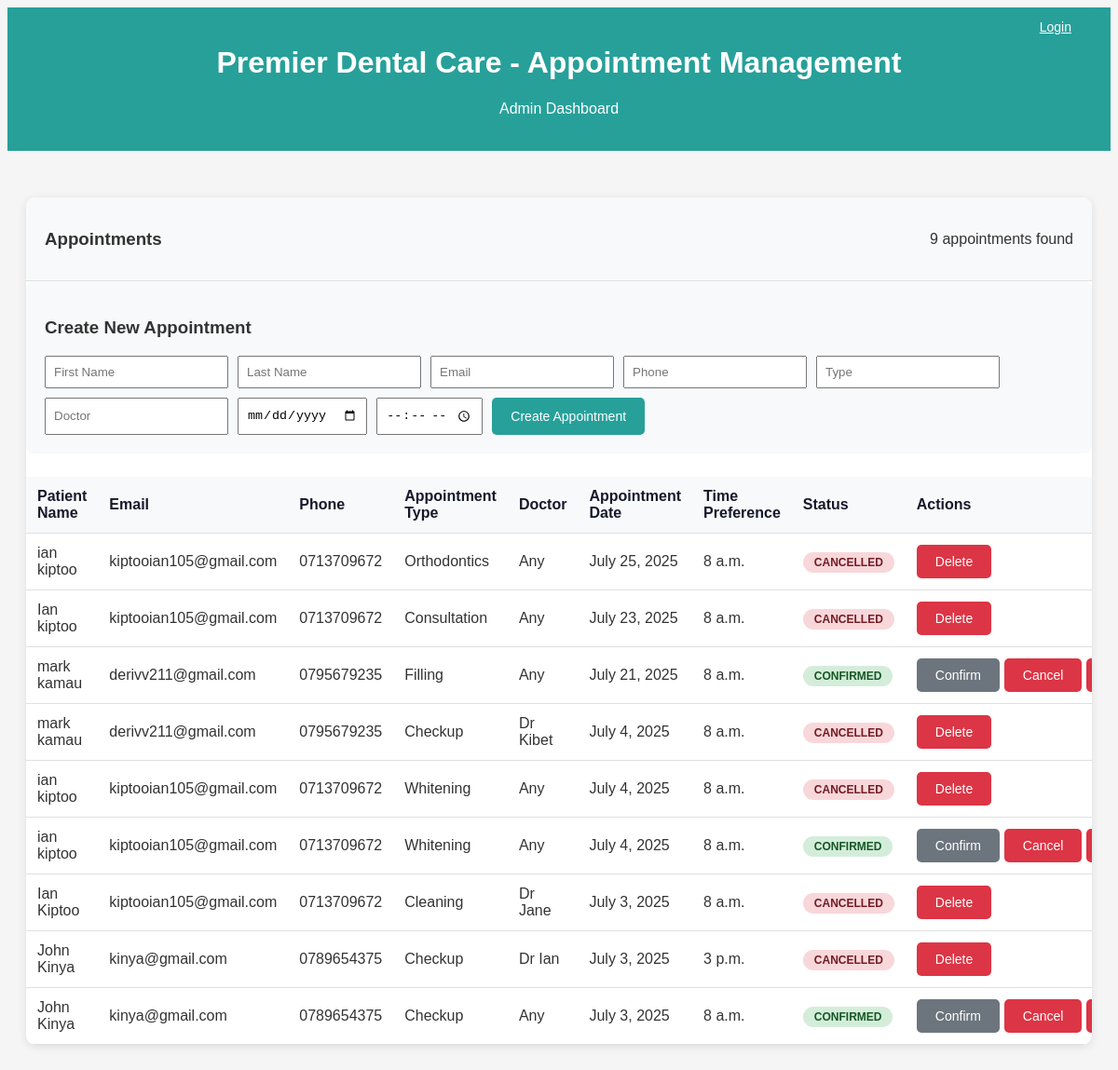
/appointments_list/, run on the app's committed database.
### premier/models.py (models this page shows, shortened)
class Appointment(models.Model):
    first_name = models.CharField(max_length=100)
    last_name = models.CharField(max_length=100)
    email = models.EmailField()
    phone = models.CharField(max_length=10)
    appointmentType = models.CharField(max_length=100, default='General Checkup')
    doctor = models.CharField(max_length=100, blank=True, null=True)
    appointmentDate = models.DateField(null=True, blank=True)
    timePreference = models.TimeField(blank=True, null=True)
    is_cancelled = models.BooleanField(default=False)
    is_approved = models.BooleanField(default=False)
    is_confirmed = models.BooleanField(default=False)
    status_message = models.CharField(max_length=255, blank=True, default='')

### premier/views.py (the view, shortened to what this page needs)
# urls.py: path('appointments_list/', views.appointments_list, name='appointments_list'),
def appointments_list(request):
    from .models import Appointment  # Ensure Appointment is imported
    cancel_message = None
    appointments = Appointment.objects.all().order_by('-appointmentDate')
    return render(request, 'premier/appointments_list.html', {
        'appointments_list': appointments,
        'cancel_message': cancel_message
    })

### templates/premier/appointments_list.html (shortened to what this page needs)
{% extends 'premier/base.html' %}
{% block content %}
    <div class="header">
        <h1>Premier Dental Care - Appointment Management</h1>
        <p>Admin Dashboard</p>
    </div>
    <div class="container">
        <div class="appointments-table">
            <div class="table-header">
                <h3>Appointments</h3>
                <span id="appointmentCount">{{ appointments_list|length }} appointments found</span>
            </div>
            <div style="background:#f8f9fa; padding:20px; border-radius:8px; margin-bottom:25px;">
                <h3>Create New Appointment</h3>
                <form method="post" action="">
                    <div style="display:flex; flex-wrap:wrap; gap:10px;">
                        <input type="text" name="first_name" placeholder="First Name" required style="padding:8px;">
                        <input type="text" name="last_name" placeholder="Last Name" required style="padding:8px;">
                        <input type="email" name="email" placeholder="Email" required style="padding:8px;">
                        <input type="text" name="phone" placeholder="Phone" required style="padding:8px;">
                        <input type="text" name="appointmentType" placeholder="Type" required style="padding:8px;">
                        <input type="text" name="doctor" placeholder="Doctor" style="padding:8px;">
                        <input type="date" name="appointmentDate" required style="padding:8px;">
                        <input type="time" name="timePreference" required style="padding:8px;">
                        <button type="submit" class="btn">Create Appointment</button>
                    </div>
                </form>
            </div>
            {% if appointments_list %}
                <table>
                    <thead>
                        <tr>
                            <th>Patient Name</th>
                            <th>Email</th>
                            <th>Phone</th>
                            <th>Appointment Type</th>
                            <th>Doctor</th>
                            <th>Appointment Date</th>
                            <th>Time Preference</th>
                            <th>Status</th>
                            <th>Actions</th>
                        </tr>
                    </thead>
                    <tbody>
                        {% for appointment in appointments_list %}
                        <tr>
                            <td>{{ appointment.first_name }} {{ appointment.last_name }}</td>
                            <td>{{ appointment.email }}</td>
                            <td>{{ appointment.phone }}</td>
                            <td>{{ appointment.appointmentType }}</td>
                            <td>{{ appointment.doctor }}</td>
                            <td>{{ appointment.appointmentDate }}</td>
                            <td>{{ appointment.timePreference }}</td>
                            <td>
                                {% if appointment.is_cancelled %}
                                    <span class="status-badge status-cancelled">Cancelled</span>
                                {% elif appointment.is_confirmed %}
                                    <span class="status-badge status-confirmed">Confirmed</span>
                                {% else %}
                                    <span class="status-badge status-pending">Pending</span>
                                {% endif %}
                            </td>
                            <td>
                                <form method="post" style="display:inline;">
                                    <div class="action-buttons">
                                        {% if not appointment.is_cancelled %}
                                        <button name="action" value="confirm" class="btn btn-secondary" {% if appointment.is_confirmed %}disabled{% endif %}>Confirm</button>
                                        <button name="action" value="cancel" class="btn btn-danger" {% if appointment.is_cancelled %}disabled{% endif %}>Cancel</button>
                                        {% endif %}
                                        <button name="action" value="delete" class="btn btn-danger" onclick="return confirm('Delete this appointment?');">Delete</button>
                                    </div>
                                </form>
                            </td>
                        </tr>
                        {% endfor %}
                    </tbody>
                </table>
            {% else %}
                <p>No appointments found.</p>
            {% endif %}
        </div>
    </div>
{% endblock %}

### templates/premier/appointments_list.html (style rules this page uses)
body { font-family: Arial, sans-serif; background: #f5f5f5; color: #333; }
.header { background: #27a09a; color: white; padding: 20px; text-align: center; }
.container { max-width: 1400px; margin: 0 auto; padding: 20px; }
.appointments-table { background: white; border-radius: 10px; overflow: hidden; box-shadow: 0 2px 10px rgba(0,0,0,0.1); margin-top: 30px; }
.table-header { background: #f8f9fa; padding: 15px 20px; border-bottom: 1px solid #e0e0e0; display: flex; justify-content: space-between; align-items: center; }
table { width: 100%; border-collapse: collapse; }
th, td { padding: 12px; text-align: left; border-bottom: 1px solid #e0e0e0; }
th { background: #f8f9fa; font-weight: bold; color: #16192b; }
.status-badge { padding: 4px 12px; border-radius: 20px; font-size: 12px; font-weight: bold; text-transform: uppercase; }
.status-confirmed { background: #d4edda; color: #155724; }
.status-cancelled { background: #f8d7da; color: #721c24; }
.btn { padding: 10px 20px; background: #27a09a; color: white; border: none; border-radius: 5px; cursor: pointer; font-size: 14px; transition: background 0.3s; }
.btn-secondary { background: #6c757d; }
.btn-danger { background: #dc3545; }
.action-buttons { display: flex; gap: 5px; }

### data on the page
Appointment: first_name "ian", last_name "kiptoo", email "kiptooian105@gmail.com", phone "0713709672", appointmentType "Orthodontics", doctor "Any", appointmentDate "July 25, 2025", timePreference "8 a.m.", is_cancelled "CANCELLED"
Appointment: first_name "Ian", last_name "kiptoo", email "kiptooian105@gmail.com", phone "0713709672", appointmentType "Consultation", doctor "Any", appointmentDate "July 23, 2025", timePreference "8 a.m.", is_cancelled "CANCELLED"
Appointment: first_name "mark", last_name "kamau", email "derivv211@gmail.com", phone "0795679235", appointmentType "Filling", doctor "Any", appointmentDate "July 21, 2025", timePreference "8 a.m.", is_cancelled "CONFIRMED"
Appointment: first_name "mark", last_name "kamau", email "derivv211@gmail.com", phone "0795679235", appointmentType "Checkup", doctor "Dr Kibet", appointmentDate "July 4, 2025", timePreference "8 a.m.", is_cancelled "CANCELLED"
Appointment: first_name "ian", last_name "kiptoo", email "kiptooian105@gmail.com", phone "0713709672", appointmentType "Whitening", doctor "Any", appointmentDate "July 4, 2025", timePreference "8 a.m.", is_cancelled "CANCELLED"
Appointment: first_name "ian", last_name "kiptoo", email "kiptooian105@gmail.com", phone "0713709672", appointmentType "Whitening", doctor "Any", appointmentDate "July 4, 2025", timePreference "8 a.m.", is_cancelled "CONFIRMED"
Appointment: first_name "Ian", last_name "Kiptoo", email "kiptooian105@gmail.com", phone "0713709672", appointmentType "Cleaning", doctor "Dr Jane", appointmentDate "July 3, 2025", timePreference "8 a.m.", is_cancelled "CANCELLED"
Appointment: first_name "John", last_name "Kinya", email "kinya@gmail.com", phone "0789654375", appointmentType "Checkup", doctor "Dr Ian", appointmentDate "July 3, 2025", timePreference "3 p.m.", is_cancelled "CANCELLED"
Appointment: first_name "John", last_name "Kinya", email "kinya@gmail.com", phone "0789654375", appointmentType "Checkup", doctor "Any", appointmentDate "July 3, 2025", timePreference "8 a.m.", is_cancelled "CONFIRMED"

### other printed values
{{ appointments_list|length }} "9"
